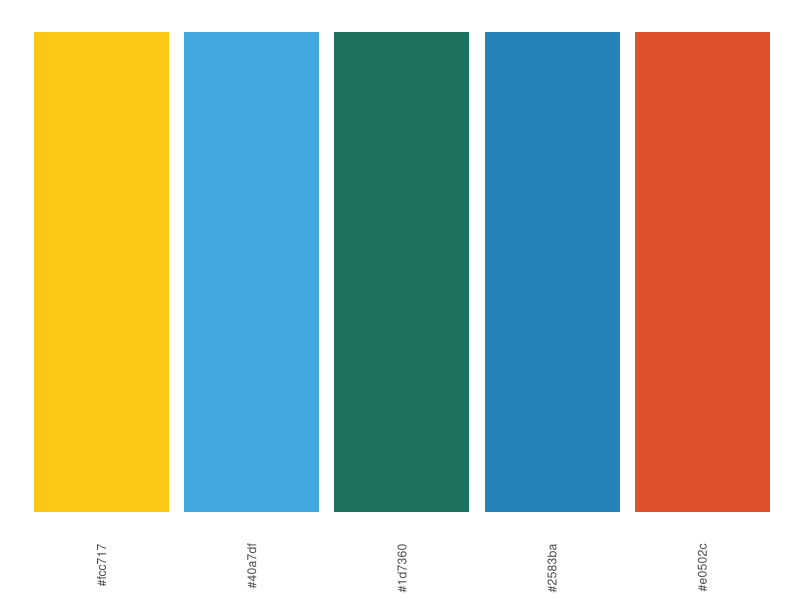
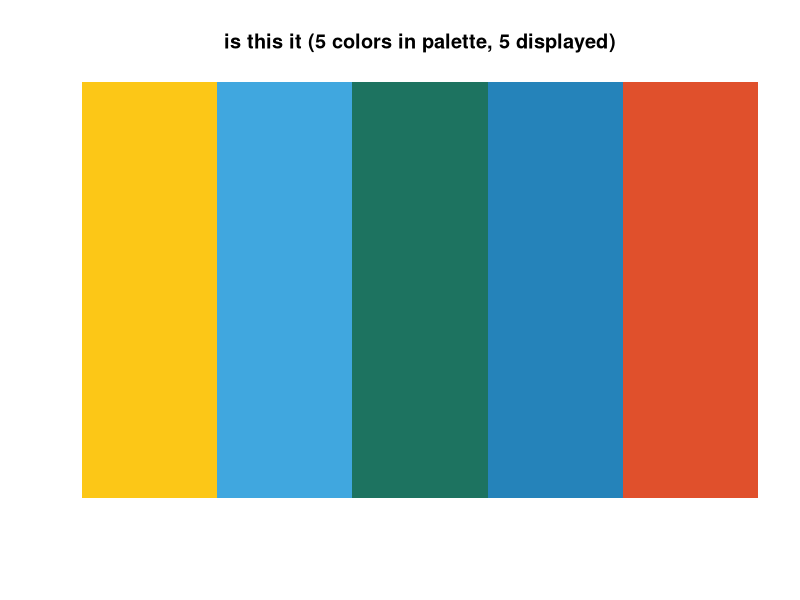
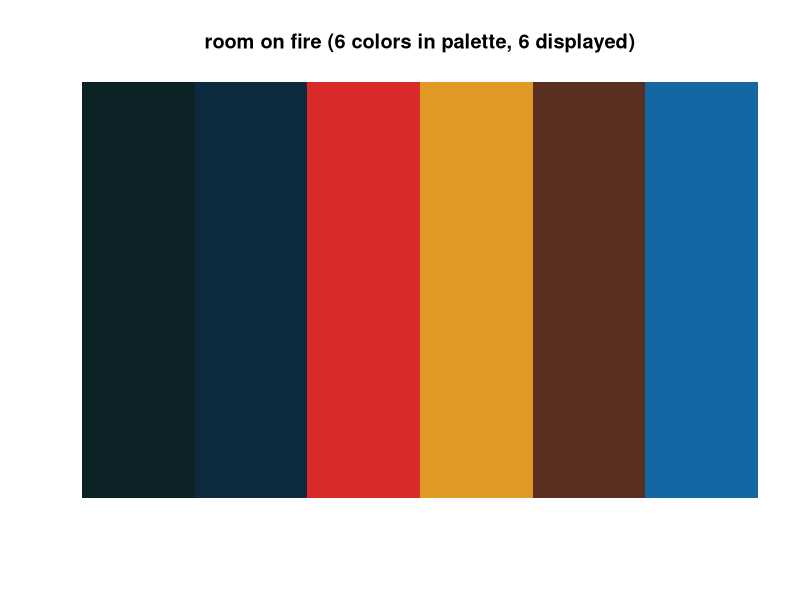
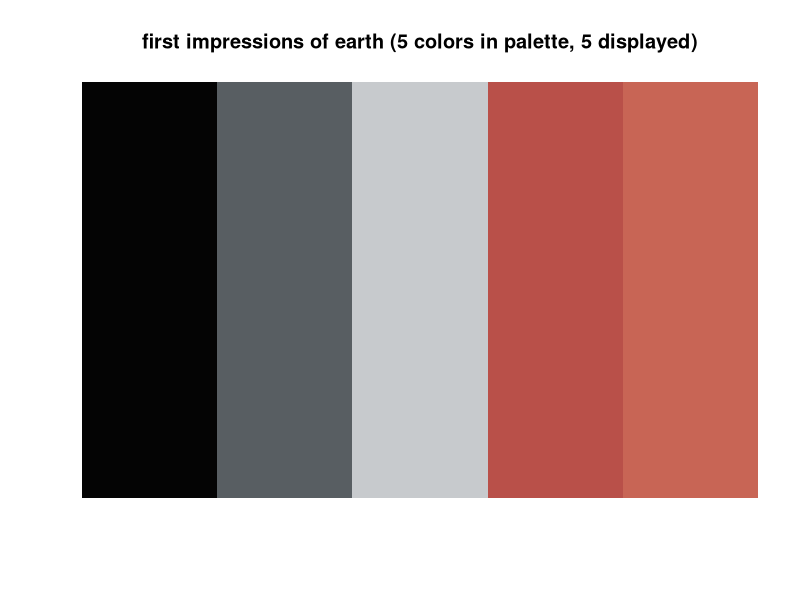
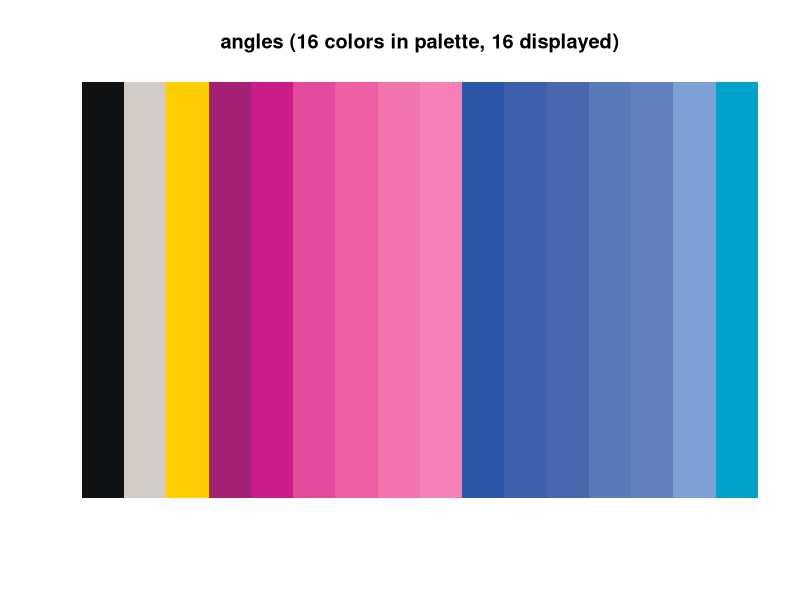
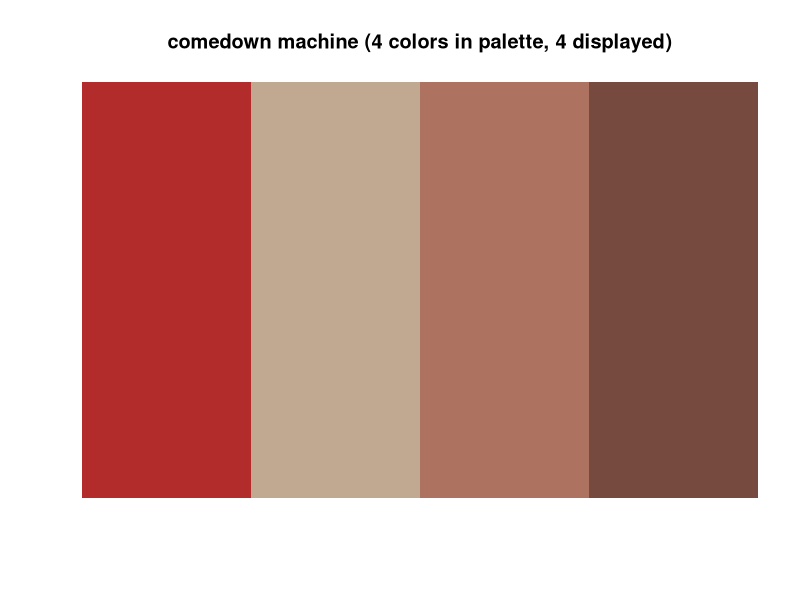
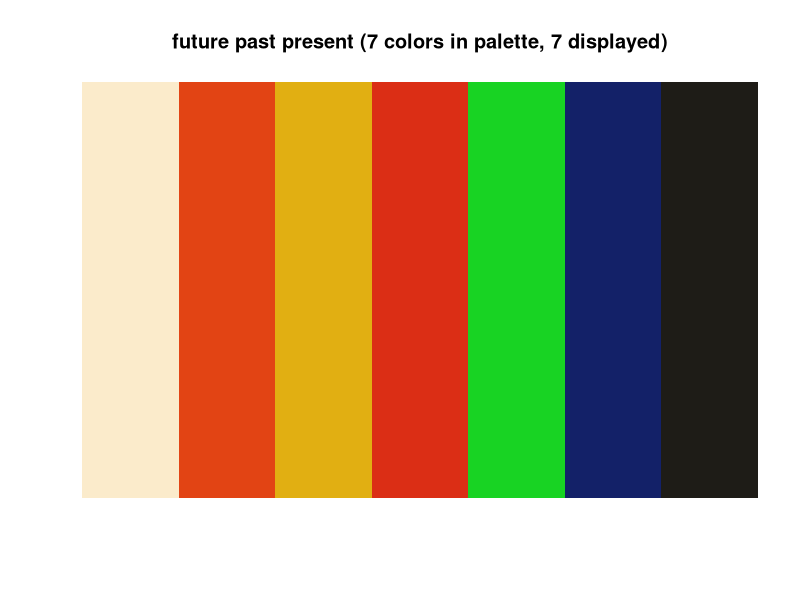
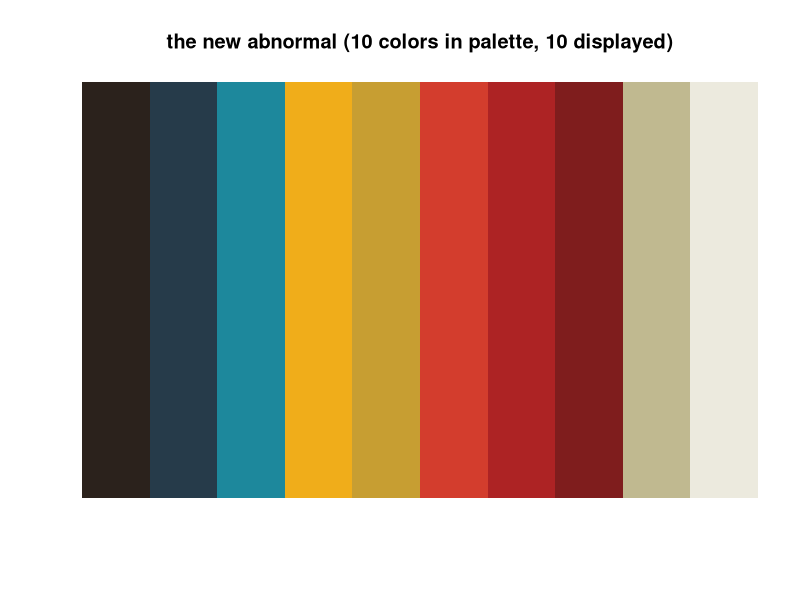

These figures' R source, in order:
## ---- chunk 1
library(ggplot2)
library(tidyverse)
## ---- chunk 2

strokes_colors <- c(
  `isi yellow`= "#fcc717",
  `isi light blue`= "#40a7df",
  `isi green` = "#1d7360",
  `isi blue`= "#2583ba",
  `isi orange`= "#e0502c",
  `rof midnight` = "#0d2227",
  `rof dark blue`  = "#0d2b3e",
  `rof red` = "#d82a2b",
  `rof yellow`= "#e19925",
  `rof brown`= "#5b2e22",
  `rof blue`= "#1467a3",
  `fioe black`= "#040404",
  `fioe dark grey`= "#585e62",
  `fioe light grey`= "#c7cacd",
  `fioe red`= "#b95049",
  `fioe light red`= "#c86555",
  `angles black`= "#111213",
  `angles greige`= "#d2cbc7",
  `angles yellow` = "#ffcf03",
  `angles pink 1`= "#a52176",
  `angles pink 2`= "#ca1d8a",
  `angles pink 3`= "#e34c9d",
  `angles pink 4`= "#ed5ea3",
  `angles pink 5`= "#f175ac",
  `angles pink 6`= "#f781b6",
  `angles blue 1`= "#2c57a6",
  `angles blue 2`= "#3e5fac",
  `angles blue 3`= "#4967af",
  `angles blue 4`= "#597ab9",
  `angles blue 5`= "#6280be",
  `angles blue 6`= "#7ea1d5",
  `angles blue 7`= "#03a2ca",
  `cm red`= "#b12c2a",
  `cm beige`= "#c1a891",
  `cm light brown`= "#ae7360",
  `cm dark brown`= "#774a40",
  `fpp cream`= "#fbebcb",
  `fpp orange`= "#e24414",
  `fpp yellow`= "#e1af12",
  `fpp red`= "#db2e15",
  `fpp green`= "#18d323",
  `fpp blue`= "#132168",
  `fpp black`= "#1e1c17",
  `na black`= "#2b221c",
  `na dark blue`= "#263b4a",
  `na teal`= "#1d889c",
  `na yellow 1`= "#f0ad1a",
  `na yellow 2` = "#c79e32",
  `na red 1`= "#d33d2d",
  `na red 2`= "#ad2324",
  `na red 3`= "#7f1d1d",
  `na greige`= "#c0b990",
  `na white`= "#eceade"
  
)
  
## ---- chunk 3
strokes_cols <- function(...) {
  
  cols <- c(...)

  if (is.null(cols))
    return (strokes_colors)

  strokes_colors[cols]
}


## ---- chunk 4
strokes_palettes<- list (
  
    `is this it` = strokes_cols("isi yellow", "isi light blue", "isi green", "isi blue", "isi orange"),
    
    `room on fire` = strokes_cols("rof midnight","rof dark blue", "rof red", "rof yellow", "rof brown", "rof blue"),
    
    `first impressions of earth` = strokes_cols("fioe black", "fioe dark grey", "fioe light grey", "fioe red", "fioe light red"),
    
    `angles` = strokes_cols("angles black", "angles greige", "angles yellow", "angles pink 1", "angles pink 2", "angles pink 3", "angles pink 4", "angles pink 5", "angles pink 6", "angles blue 1", "angles blue 2", "angles blue 3" , "angles blue 4", "angles blue 5","angles blue 6", "angles blue 7"), 

    `comedown machine` = strokes_cols("cm red","cm beige", "cm light brown", "cm dark brown"),

    `future past present` = strokes_cols("fpp cream", "fpp orange", "fpp yellow","fpp red", "fpp green", "fpp blue", "fpp black"),
    
    `the new abnormal` = strokes_cols("na black", "na dark blue", "na teal", "na yellow 1", "na yellow 2", "na red 1", "na red 2", "na red 3", "na greige", "na white")
    
)
## ---- chunk 5
strokes_pal <- function(palette = "is this it", reverse = FALSE, ...) {
  pal <- strokes_palettes[[palette]]

  if (reverse) pal <- rev(pal)

  colorRampPalette(pal, ...)
}
## ---- chunk 6
scale_color_strokes <- function(palette = "is this it", discrete = TRUE, reverse = FALSE, ...) {
  pal <- strokes_pal(palette = palette, reverse = reverse)

  if (discrete) {
    discrete_scale("color", paste0("strokes_", palette), palette = pal, ...)
  } else {
    scale_color_gradientn(colours = pal(256), ...)
  }
}

## ---- chunk 7

scale_fill_strokes <- function(palette = "is this it", discrete = TRUE, reverse = FALSE, ...) {
  pal <- strokes_pal(palette = palette, reverse = reverse)

  if (discrete) {
    discrete_scale("fill", paste0("strokes_", palette), palette = pal, ...)
  } else {
    scale_fill_gradientn(colours = pal(256), ...)
  }
}
## ---- chunk 8
strokes_palettes[["is this it"]] %>%
  tibble(x=.) %>%
  mutate(x=fct_inorder(x)) %>%
  ggplot() +
  geom_bar(aes(x, fill=x), position = "fill") +
  scale_fill_identity()+
  theme_minimal()+
  theme(axis.text.x = element_text(angle = 90, hjust=1, vjust=0.5),
        axis.text.y = element_blank(),
        axis.title = element_blank(),
        panel.grid = element_blank())
## ---- chunk 9
viz_palette <- function(pal, ttl = deparse(substitute(pal)), num = length(pal)) {
    if(num <= 0)
        stop("'num' should be > 0")
    pal_func <- colorRampPalette(pal)
    image(seq_len(num), 1, as.matrix(seq_len(num)), col = pal_func(num), 
          main = paste0(ttl, " (", length(pal), " colors in palette, ", num, " displayed)"), 
          xlab = "", ylab = "", xaxt = "n", yaxt = "n",  bty = "n")
}
## ---- chunk 10
isi_name<-names(strokes_palettes[1])
viz_palette(strokes_palettes$`is this it`, isi_name)
## ---- chunk 11
rof_name<-names(strokes_palettes[2])
viz_palette(strokes_palettes$`room on fire`, rof_name)
## ---- chunk 12
fioe_name<-names(strokes_palettes[3])
viz_palette(strokes_palettes$`first impressions of earth`, fioe_name)
## ---- chunk 13
angles_name<-names(strokes_palettes[4])
viz_palette(strokes_palettes$`angles`, angles_name)
## ---- chunk 14
cm_name<-names(strokes_palettes[5])
viz_palette(strokes_palettes$`comedown machine`, cm_name)
## ---- chunk 15
fpp_name<-names(strokes_palettes[6])
viz_palette(strokes_palettes$`future past present`, fpp_name)
## ---- chunk 16
na_name<-names(strokes_palettes[7])
viz_palette(strokes_palettes$`the new abnormal`, na_name)
## ---- chunk 17
pal_names <- names(strokes_palettes)

par(mfrow=c(length(strokes_palettes)/2, 2), lheight = 2, mar=rep(1, 4), adj = 0)
for (i in 1:length(strokes_palettes)){
    viz_palette(strokes_palettes[[i]], pal_names[i])
}
## ---- chunk 18
ggplot(iris, aes(Sepal.Width, Sepal.Length, color = Species)) +
    geom_point(size = 4) +
    scale_color_strokes()

## ---- chunk 19
ggplot(iris, aes(Sepal.Width, Sepal.Length, color = Species)) +
    geom_point(size = 4) +
    scale_color_strokes(palette = "room on fire")

## ---- chunk 20
ggplot(iris, aes(Sepal.Width, Sepal.Length, color = Species)) +
    geom_point(size = 4) +
    scale_color_strokes(palette="first impressions of earth")

## ---- chunk 21
ggplot(iris, aes(Sepal.Width, Sepal.Length, color = Species)) +
    geom_point(size = 4) +
    scale_color_strokes(palette="angles")

## ---- chunk 22
ggplot(iris, aes(Sepal.Width, Sepal.Length, color = Species)) +
    geom_point(size = 4) +
    scale_color_strokes(palette= "comedown machine")

## ---- chunk 23
ggplot(iris, aes(Sepal.Width, Sepal.Length, color = Species)) +
    geom_point(size = 4) +
    scale_color_strokes(palette = "future past present")

## ---- chunk 24
ggplot(iris, aes(Sepal.Width, Sepal.Length, color = Species)) +
    geom_point(size = 4) +
    scale_color_strokes(palette = "the new abnormal")

## ---- chunk 25
ggplot(iris, aes(Sepal.Width, Sepal.Length, color = Sepal.Length)) +
    geom_point(size = 4, alpha = .6) +
    scale_color_strokes(discrete = FALSE)
## ---- chunk 26
ggplot(iris, aes(Sepal.Width, Sepal.Length, color = Sepal.Length)) +
    geom_point(size = 4, alpha = .6) +
    scale_color_strokes(discrete = FALSE, palette = "room on fire" )
## ---- chunk 27
ggplot(iris, aes(Sepal.Width, Sepal.Length, color = Sepal.Length)) +
    geom_point(size = 4, alpha = .6) +
    scale_color_strokes(discrete = FALSE, palette = "first impressions of earth" )
## ---- chunk 28
ggplot(iris, aes(Sepal.Width, Sepal.Length, color = Sepal.Length)) +
    geom_point(size = 4, alpha = .6) +
    scale_color_strokes(discrete = FALSE, palette = "angles" )
## ---- chunk 29
ggplot(iris, aes(Sepal.Width, Sepal.Length, color = Sepal.Length)) +
    geom_point(size = 4, alpha = .6) +
    scale_color_strokes(discrete = FALSE, palette = "comedown machine" )
## ---- chunk 30
ggplot(iris, aes(Sepal.Width, Sepal.Length, color = Sepal.Length)) +
    geom_point(size = 4, alpha = .6) +
    scale_color_strokes(discrete = FALSE, palette = "future past present" )
## ---- chunk 31
ggplot(iris, aes(Sepal.Width, Sepal.Length, color = Sepal.Length)) +
    geom_point(size = 4, alpha = .6) +
    scale_color_strokes(discrete = FALSE, palette = "the new abnormal")
## ---- chunk 32
ggplot(mpg, aes(manufacturer, fill = manufacturer)) +
    geom_bar() +
    theme(axis.text.x = element_text(angle = 45, hjust = 1)) +
    scale_fill_strokes(palette = "is this it", guide = "none")
## ---- chunk 33
ggplot(mpg, aes(manufacturer, fill = manufacturer)) +
    geom_bar() +
    theme(axis.text.x = element_text(angle = 45, hjust = 1)) +
    scale_fill_strokes(palette = "room on fire", guide = "none")
## ---- chunk 34
ggplot(mpg, aes(manufacturer, fill = manufacturer)) +
    geom_bar() +
    theme(axis.text.x = element_text(angle = 45, hjust = 1)) +
    scale_fill_strokes(palette = "angles", guide = "none")
## ---- chunk 35
ggplot(mpg, aes(manufacturer, fill = manufacturer)) +
    geom_bar() +
    theme(axis.text.x = element_text(angle = 45, hjust = 1)) +
    scale_fill_strokes(palette = "comedown machine", guide = "none")
## ---- chunk 36
ggplot(mpg, aes(manufacturer, fill = manufacturer)) +
    geom_bar() +
    theme(axis.text.x = element_text(angle = 45, hjust = 1)) +
    scale_fill_strokes(palette = "future past present", guide = "none")
## ---- chunk 37
ggplot(mpg, aes(manufacturer, fill = manufacturer)) +
    geom_bar() +
    theme(axis.text.x = element_text(angle = 45, hjust = 1)) +
    scale_fill_strokes(palette = "the new abnormal", guide = "none")
